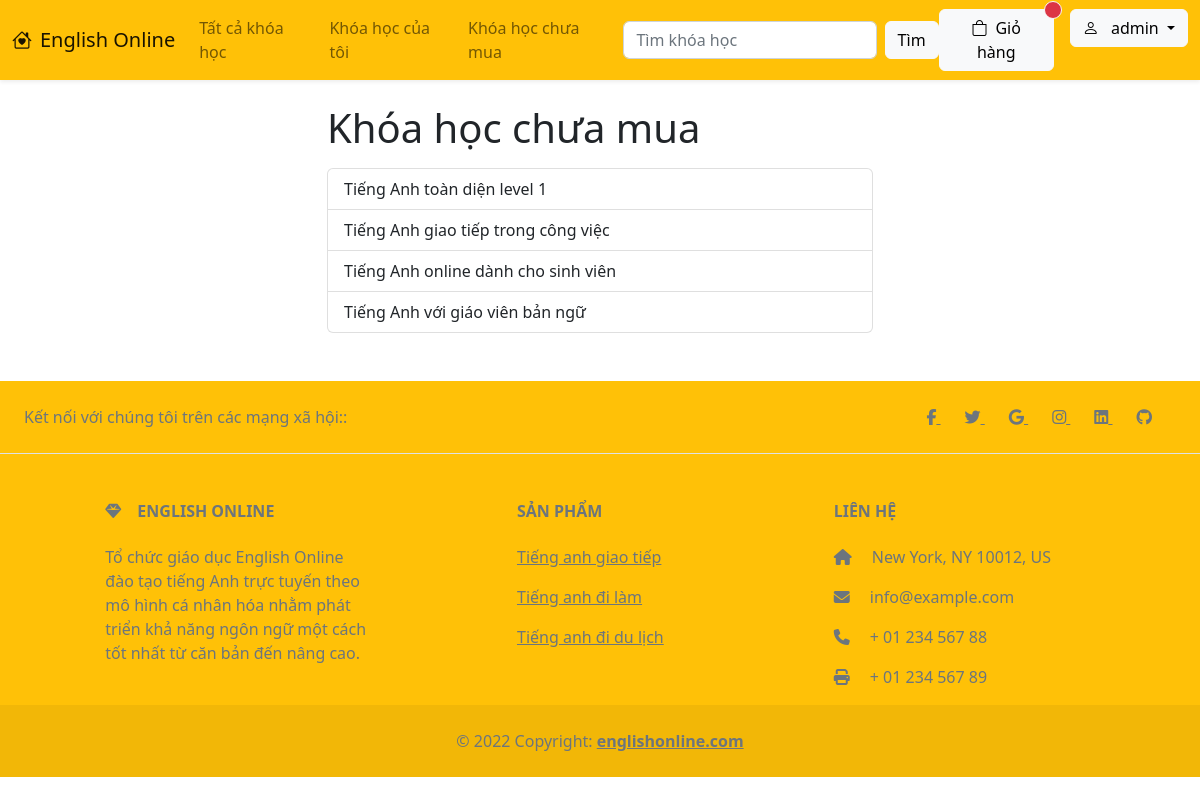
The page /courses-notbuy/ (signed in) on the database its author committed.
### CM/models.py (models this page shows, shortened)
class Course(models.Model):
    title = models.CharField(max_length=200)
    img = models.ImageField(upload_to='images/')
    descreption = models.CharField(max_length=1000)
    price = models.IntegerField()
    videos = models.ManyToManyField('Video', blank=True)
    tag_name = models.CharField(max_length=20, blank=True, null=True)

### CM/views.py (the view)
# urls.py: path('courses-notbuy/', views.course_notbuy, name='course_notbuy'),
def course_notbuy(request):
    courses = Course.objects.all().exclude(usercourse__user=request.user, usercourse__status='purchased')
    context = {
        'courses': courses
    }
    return render(request, 'course_notbuy.html', context)

### CM/templates/course_notbuy.html
{% extends 'base.html' %}
{% block content %}
<div class="container">
    <div class="row justify-content-center">
        <div class="col-12 col-lg-6 col-md-8">
            <h1 class="mb-3">Khóa học chưa mua</h1>
            <ul class="list-group">
                {% for course in courses %}
                    <a href="{% url 'course_detail' course.id %}" class="list-group-item list-group-item-action">
                        {{ course.title }}
                    </a>
                {% endfor %}
            </ul>
        </div>
    </div>
</div>
{% endblock%}

### CM/templates/header.html (shortened to what this page needs)
<nav class="navbar navbar-expand-lg bg-warning mb-4 shadow-sm">
    <div class="container-fluid">
      <a class="navbar-brand" href="{% url 'index' %}">
        {% load static %}
        <i class="bi bi-house-heart me-2"></i>English Online
      </a>
      <div class="collapse navbar-collapse" id="navbarSupportedContent">
        <ul class="navbar-nav mb-2 mb-lg-0">
          <li class="nav-item">
            <a class="nav-link" aria-current="page" href="{% url 'courses' %}">Tất cả khóa học</a>
          </li>
          {% if request.user.is_authenticated %}
          <li class="nav-item">
            <a class="nav-link" href="{% url 'my-courses' %}">Khóa học của tôi</a>
          </li>
          <li class="nav-item">
            <a class="nav-link" href="{% url 'course_notbuy' %}">Khóa học chưa mua</a>
          </li>
          {% endif %}
        </ul>
        <form class="d-flex" role="search" action="{% url 'search_result' %}" method="GET" >
            <input class="form-control me-2" type="search" placeholder="Tìm khóa học" aria-label="Search" list="datalistOptions" id="exampleDataList" name="keyword">
            <button class="btn btn-light" type="submit" value="submit">Tìm</button>
        </form>
        <ul class="navbar-nav ms-auto mb-2 mb-lg-0">
            {% if not request.user.is_authenticated %}
          <li class="nav-item me-2 mt-lg-0 mt-2">
            <a class="btn btn-outline-dark" href="{% url 'login' %}"><i class="bi bi-box-arrow-in-right me-2"></i>Đăng nhập</a>
          </li>
          <li class="nav-item mt-lg-0 mt-2">
            <a class="btn btn-dark" href="{% url 'register' %}">Đăng ký</a>
          </li>
          {% else %}
          <li class="nav-item mt-lg-0 mt-2">
          <a href="{% url 'cart' %}" class="btn btn-light position-relative me-3">
            <i class="bi bi-bag me-2"></i>Giỏ hàng
            {% for i in request.user.usercourse_set.all %}
              {% if i.status == 'added' or i.status == 'waiting'  %}
            <span class="position-absolute top-0 start-100 translate-middle badge border border-light rounded-circle bg-danger p-2"><span class="visually-hidden">unread messages</span></span>
              {% endif %}
              {% endfor %}
          </a>
        </li>
          <li class="nav-item mt-lg-0 mt-2 dropdown">
            <a class="btn btn-light dropdown-toggle" href="#" role="button" data-bs-toggle="dropdown" aria-expanded="false"><i class="bi bi-person me-2"></i>
              {{ request.user.username }}
            </a>
          </li>
        </ul>
          {% endif %}
      </div>
    </div>
  </nav>

### rows shown on the page
Course: title "Tiếng Anh toàn diện level 1"
Course: title "Tiếng Anh giao tiếp trong công việc"
Course: title "Tiếng Anh online dành cho sinh viên"
Course: title "Tiếng Anh với giáo viên bản ngữ"

### other values the page prints
{{ request.user.username }} "admin"
